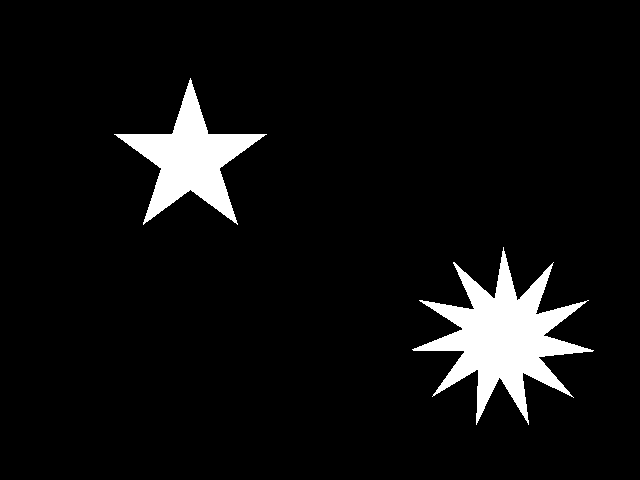
%> input picture 02_Pedro_Zeola/Estudo_02_arquivos/obj_bw.tif, 640 x 480 px
$ octave a02_05.m   (GNU Octave 9; MATLAB toolbox functions it lacks are replaced by stand-ins)
%> lines starting %> are read from the running program, lines starting %| are printed output that depends on the picture; in (x1, y1, x2, y2) boxes, pixels count from 0 and x2, y2 are one past the last pixel; in counts of white or black regions, pixels touching at a corner belong together; the program's own positions count from 1
%a02_05 [script]
clear all; close all; clc

A = imread('obj_bw.tif');
%> A: size 480x640 logical; 6.2% white; 2 white regions, box (x1, y1, x2, y2) and area: (412, 247, 594, 425) 11662, (114, 78, 267, 225) 7417
B = imread('msk_bw.tif');
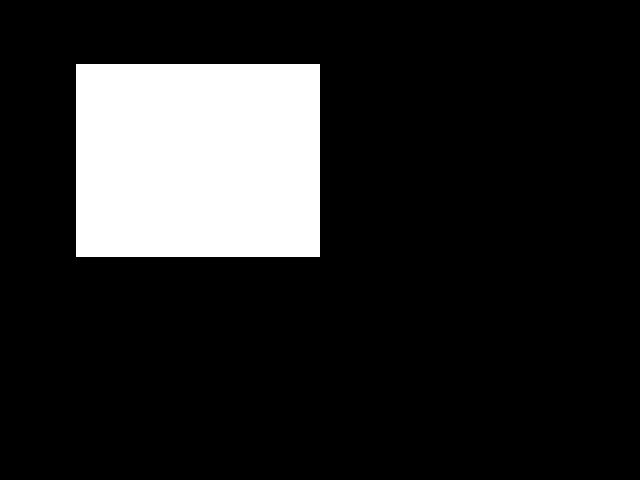
%> input picture 02_Pedro_Zeola/Estudo_02_arquivos/msk_bw.tif, 640 x 480 px
%> B: size 480x640 logical; 15.3% white; 1 white region, box (x1, y1, x2, y2) and area: (76, 64, 320, 257) 47092

figure
imshow(A), title('A')
figure
imshow(B), title('B')

s1 = ~A;
s2 = ~B;
figure
subplot(2,3,1)
imshow(s1), title('not A')
subplot(2,3,2)
imshow(s2), title('not B')

s3 = A & B;
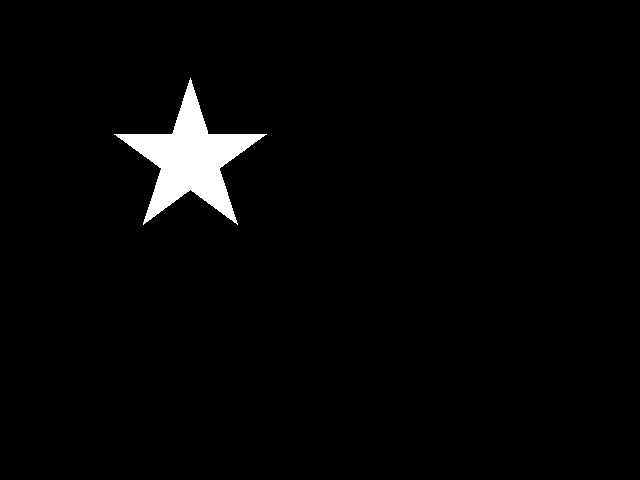
%> s3: size 480x640 logical; 2.4% white; 1 white region, box (x1, y1, x2, y2) and area: (114, 78, 267, 225) 7417
subplot(2,3,3)
imshow(s3), title('A and B')

s4 = A | B;
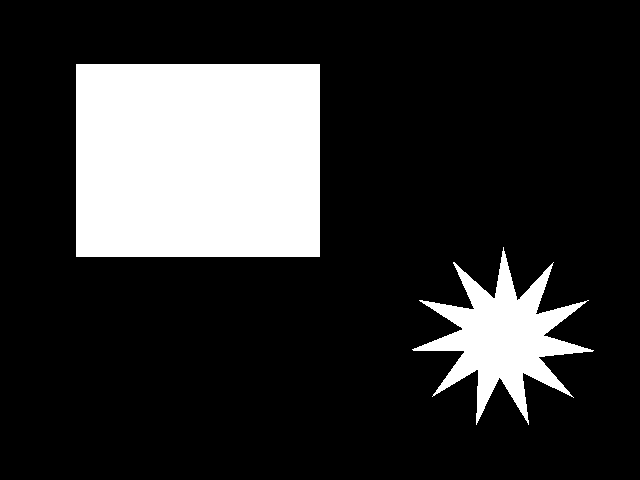
%> s4: size 480x640 logical; 19.1% white; 2 white regions, box (x1, y1, x2, y2) and area: (76, 64, 320, 257) 47092, (412, 247, 594, 425) 11662
subplot(2,3,4)
imshow(s4), title('A or B')

s5 = xor(A,B);
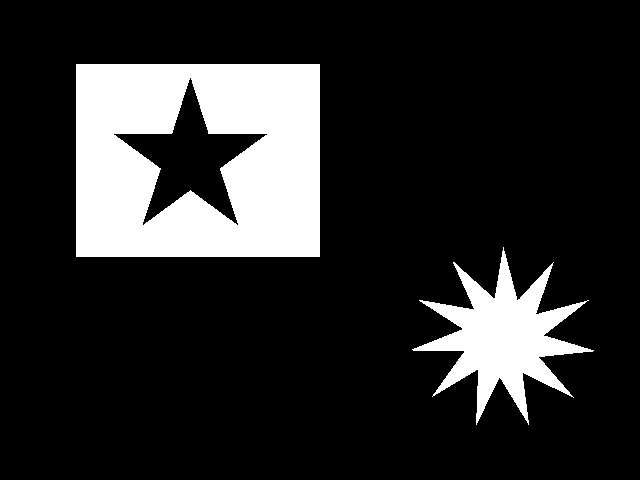
%> s5: size 480x640 logical; 16.7% white; 2 white regions, box (x1, y1, x2, y2) and area: (76, 64, 320, 257) 39675, (412, 247, 594, 425) 11662
subplot(2,3,5)
imshow(s5), title('A xor B')

%Em operações de conjuntos
%é A-B = elementos que pertencem
%a A e não pertencem a B.
s6 = A & (~B);
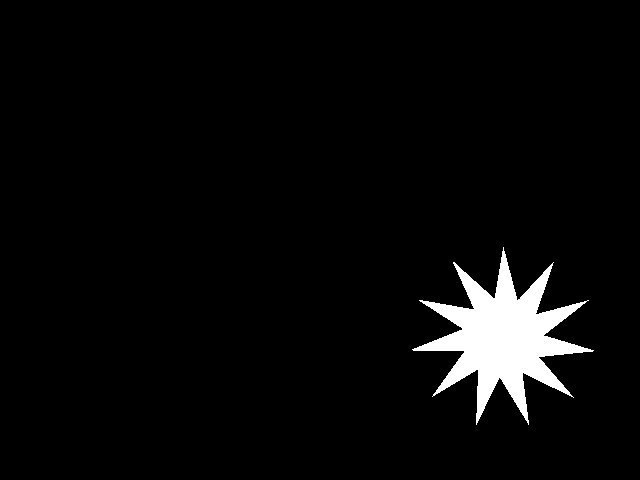
%> s6: size 480x640 logical; 3.8% white; 1 white region, box (x1, y1, x2, y2) and area: (412, 247, 594, 425) 11662
subplot(2,3,6)
imshow(s6), title('A and not(B)')
